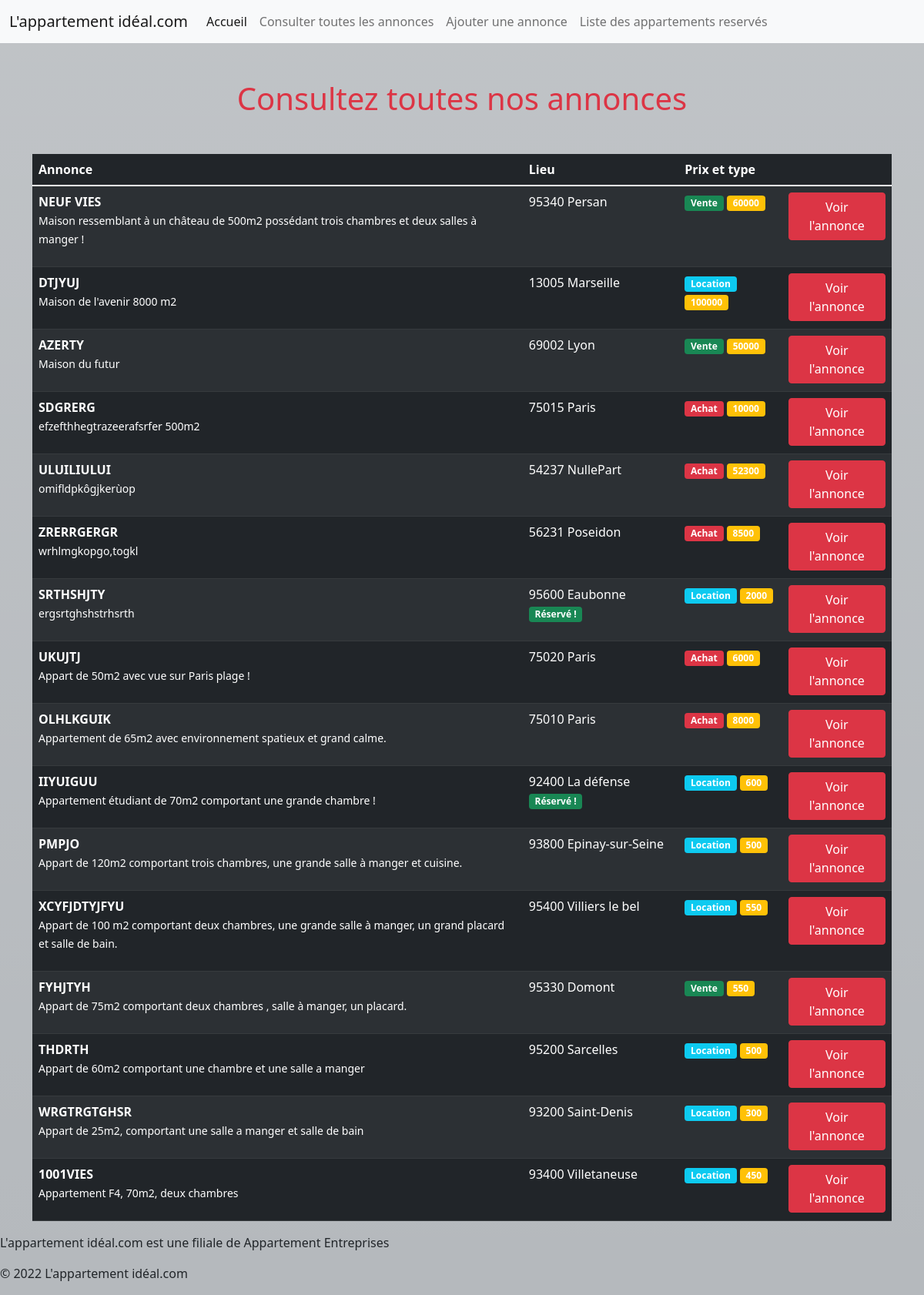
Screenshot of /listAppart.php with the database file from the repository.
### tables this page shows
CREATE TABLE `advert` (
  `id` int(3) NOT NULL,
  `title` varchar(255) NOT NULL,
  `description` text NOT NULL,
  `postal_code` int(5) NOT NULL,
  `city` varchar(70) NOT NULL,
  `type` enum('Location','Achat','Vente') NOT NULL,
  `price` int(11) NOT NULL,
  `reservation_message` text NOT NULL
);

### listAppart.php (the view)
<?php require_once('inc/header.inc.php');
require_once('inc/init.php');
$afficheAppart = $pdo->query("SELECT * FROM advert ORDER BY id DESC");
?>
<h1 class="text-center text-danger my-5">Consultez toutes nos annonces</h1>
<table class="table table-dark table-striped">
    <thead>
        <tr>
            <th>Annonce</th>
            <th>Lieu</th>
            <th>Prix et type</th>
            <th></th>
        </tr>
    </thead>
    <tbody>
        <?php while ($appart = $afficheAppart->fetch(PDO::FETCH_ASSOC)) : ?>
            <tr>
                <td>
                    <strong><?= strtoupper($appart['title']) ?></strong>
                    <p>
                        <small>
                            <?= $appart['description'] ?>
                        </small>
                    </p>
                </td>
                <td>
                    <?= $appart['postal_code'] . " " .   $appart['city'] ?>
                    <?php if (!empty($appart['reservation_message'])) : ?>
                        <span class="badge bg-success">Réservé !</span>
                    <?php endif ?>
                </td>
                <td>
                    <?php if ($appart['type'] == 'Vente') : ?>
                        <span class="badge bg-success"><?= $appart['type'] ?></span>
                    <?php elseif ($appart['type'] == 'Location') : ?>
                        <span class="badge bg-info"><?= $appart['type'] ?></span>
                    <?php else : ?>
                        <span class="badge bg-danger"><?= $appart['type'] ?></span>
                    <?php endif ?>
                    <span class="badge bg-warning"><?= $appart['price'] ?></span>
                </td>
                <td>
                    <a href="annonceAppart.php?id=<?= $appart['id'] ?>" class="btn btn-danger">Voir l'annonce</a>
                </td>
            </tr>
        <?php endwhile ?>
    </tbody>
</table>
<?php require_once('inc/footer.inc.php');

### rows the page displays
advert: title "NEUF VIES", description "Maison ressemblant à un château de 500m2 possédant trois chambres et deux salles à manger !", postal_code "95340", city "Persan", type "Vente", price "60000"
advert: title "DTJYUJ", description "Maison de l'avenir 8000 m2", postal_code "13005", city "Marseille", type "Location", price "100000"
advert: title "AZERTY", description "Maison du futur", postal_code "69002", city "Lyon", type "Vente", price "50000"
advert: title "SDGRERG", description "efzefthhegtrazeerafsrfer 500m2", postal_code "75015", city "Paris", type "Achat", price "10000"
advert: title "ULUILIULUI", description "omifldpkôgjkerùop", postal_code "54237", city "NullePart", type "Achat", price "52300"
advert: title "ZRERRGERGR", description "wrhlmgkopgo,togkl", postal_code "56231", city "Poseidon", type "Achat", price "8500"
advert: title "SRTHSHJTY", description "ergsrtghshstrhsrth", postal_code "95600", city "Eaubonne", shows "Réservé !", type "Location", price "2000"
advert: title "UKUJTJ", description "Appart de 50m2 avec vue sur Paris plage !", postal_code "75020", city "Paris", type "Achat", price "6000"
advert: title "OLHLKGUIK", description "Appartement de 65m2 avec environnement spatieux et grand calme.", postal_code "75010", city "Paris", type "Achat", price "8000"
advert: title "IIYUIGUU", description "Appartement étudiant de 70m2 comportant une grande chambre !", postal_code "92400", city "La défense", shows "Réservé !", type "Location", price "600"
advert: title "PMPJO", description "Appart de 120m2 comportant trois chambres, une grande salle à manger et cuisine.", postal_code "93800", city "Epinay-sur-Seine", type "Location", price "500"
advert: title "XCYFJDTYJFYU", description "Appart de 100 m2 comportant deux chambres, une grande salle à manger, un grand placard et salle de bain.", postal_code "95400", city "Villiers le bel", type "Location", price "550"
advert: title "FYHJTYH", description "Appart de 75m2 comportant deux chambres , salle à manger, un placard.", postal_code "95330", city "Domont", type "Vente", price "550"
advert: title "THDRTH", description "Appart de 60m2 comportant une chambre et une salle a manger", postal_code "95200", city "Sarcelles", type "Location", price "500"
advert: title "WRGTRGTGHSR", description "Appart de 25m2, comportant une salle a manger et salle de bain", postal_code "93200", city "Saint-Denis", type "Location", price "300"
advert: title "1001VIES", description "Appartement F4, 70m2, deux chambres", postal_code "93400", city "Villetaneuse", type "Location", price "450"
